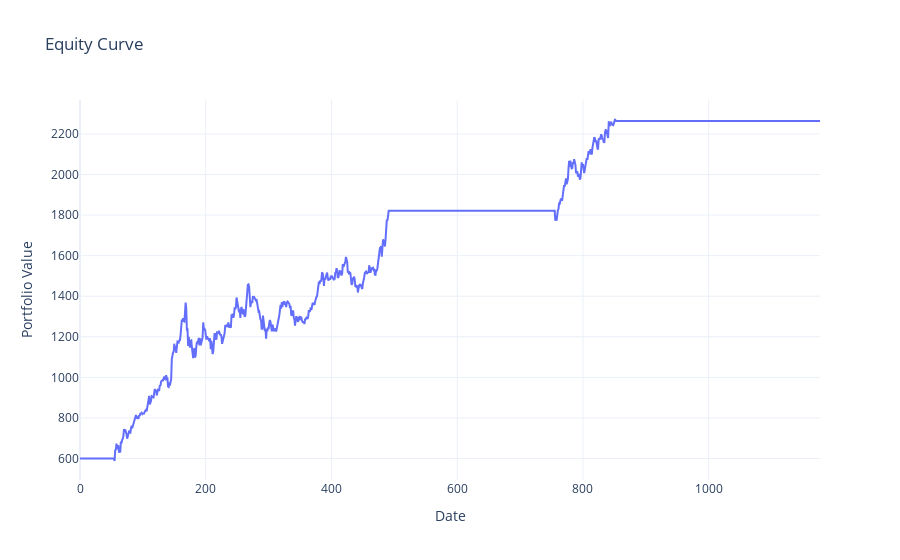
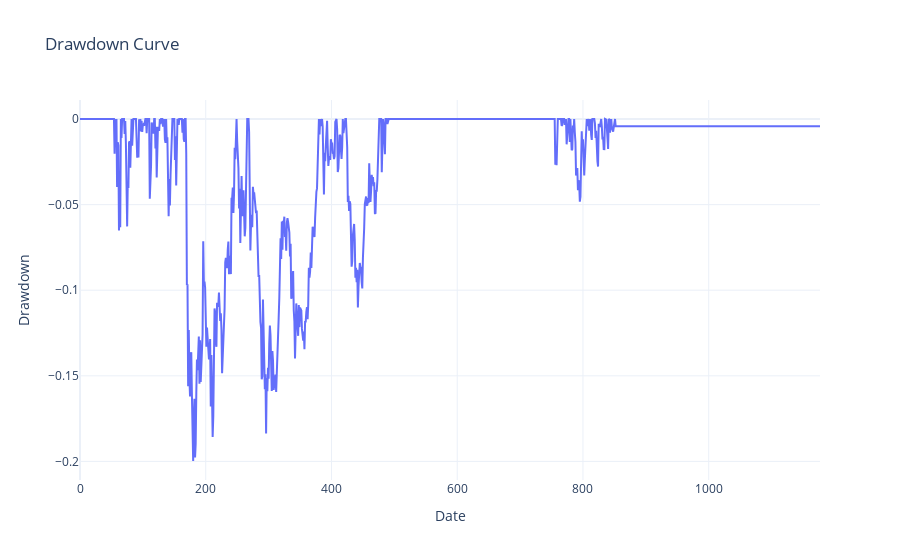
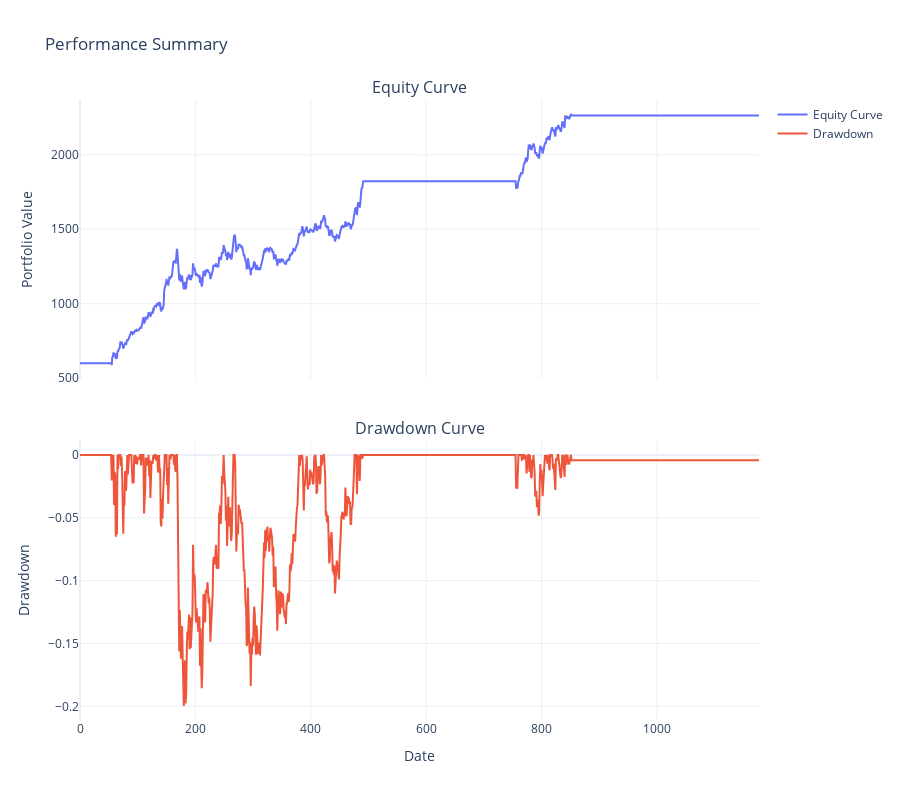
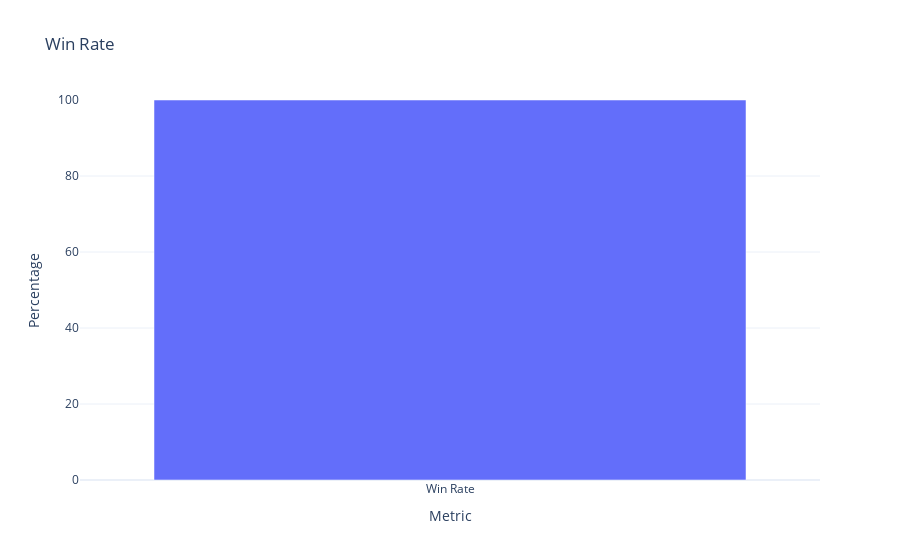

These figures' notebook cell, in order:
### Code cell
from deltau.visualization.tear_sheet import TearSheet


# Create a TearSheet object with the results and metrics
tear_sheet = TearSheet(backtest_results=portfolio_values, metrics=final_metrics)

# Generate the report and show plots
tear_sheet.display_report()

### Figure 1 — Plotly figure (JSON) as saved in the notebook; plotly's stock layout.template omitted (floating-point values rounded to 4 significant figures; data arrays with more than 128 entries replaced by an {"elided": "..."} marker saying what was removed)
{"data": [{"mode": "lines", "name": "Equity Curve", "type": "scatter", "x": {"elided": "1178 int values"}, "y": {"elided": "1178 float values"}}], "layout": {"title": {"text": "Equity Curve"}, "xaxis": {"title": {"text": "Date"}}, "yaxis": {"title": {"text": "Portfolio Value"}}}}

### Figure 2 — Plotly figure (JSON) as saved in the notebook; plotly's stock layout.template omitted (floating-point values rounded to 4 significant figures; data arrays with more than 128 entries replaced by an {"elided": "..."} marker saying what was removed)
{"data": [{"mode": "lines", "name": "Drawdown", "type": "scatter", "x": {"elided": "1178 int values"}, "y": {"elided": "1178 float values"}}], "layout": {"title": {"text": "Drawdown Curve"}, "xaxis": {"title": {"text": "Date"}}, "yaxis": {"title": {"text": "Drawdown"}}}}

### Figure 3 — Plotly figure (JSON) as saved in the notebook; plotly's stock layout.template omitted (floating-point values rounded to 4 significant figures; data arrays with more than 128 entries replaced by an {"elided": "..."} marker saying what was removed)
{"data": [{"mode": "lines", "name": "Equity Curve", "type": "scatter", "x": {"elided": "1178 int values"}, "xaxis": "x", "y": {"elided": "1178 float values"}, "yaxis": "y"}, {"mode": "lines", "name": "Drawdown", "type": "scatter", "x": {"elided": "1178 int values"}, "xaxis": "x2", "y": {"elided": "1178 float values"}, "yaxis": "y2"}], "layout": {"annotations": [{"font": {"size": 16}, "showarrow": false, "text": "Equity Curve", "x": 0.5, "xanchor": "center", "xref": "paper", "y": 1, "yanchor": "bottom", "yref": "paper"}, {"font": {"size": 16}, "showarrow": false, "text": "Drawdown Curve", "x": 0.5, "xanchor": "center", "xref": "paper", "y": 0.45, "yanchor": "bottom", "yref": "paper"}], "height": 800, "title": {"text": "Performance Summary"}, "xaxis": {"anchor": "y", "domain": [0, 1], "matches": "x2", "showticklabels": false}, "xaxis2": {"anchor": "y2", "domain": [0, 1], "title": {"text": "Date"}}, "yaxis": {"anchor": "x", "domain": [0.55, 1], "title": {"text": "Portfolio Value"}}, "yaxis2": {"anchor": "x2", "domain": [0, 0.45], "title": {"text": "Drawdown"}}}}

### Figure 4 — Plotly figure (JSON) as saved in the notebook; plotly's stock layout.template omitted (floating-point values rounded to 4 significant figures)
{"data": [{"name": "Win Rate", "text": ["100.00%"], "textposition": "outside", "type": "bar", "x": ["Win Rate"], "y": [100]}], "layout": {"title": {"text": "Win Rate"}, "xaxis": {"title": {"text": "Metric"}}, "yaxis": {"range": [0, 100], "title": {"text": "Percentage"}}}}
